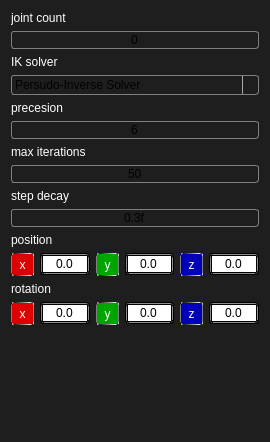
<?xml version="1.0" encoding="UTF-8"?>
<ui version="4.0">
 <class>KinematicComponentUI</class>
 <widget class="QWidget" name="KinematicComponentUI">
  <property name="geometry">
   <rect>
    <x>0</x>
    <y>0</y>
    <width>270</width>
    <height>442</height>
   </rect>
  </property>
  <property name="windowTitle">
   <string>Form</string>
  </property>
  <property name="styleSheet">
   <string notr="true">background-color: rgb(30, 30, 30);
color: rgb(0, 0, 0);
font: 9pt &quot;Microsoft YaHei UI&quot;;</string>
  </property>
  <layout class="QFormLayout" name="formLayout">
   <property name="fieldGrowthPolicy">
    <enum>QFormLayout::AllNonFixedFieldsGrow</enum>
   </property>
   <property name="rowWrapPolicy">
    <enum>QFormLayout::WrapAllRows</enum>
   </property>
   <item row="0" column="0">
    <widget class="QLabel" name="joint_count_tag">
     <property name="sizePolicy">
      <sizepolicy hsizetype="Expanding" vsizetype="Preferred">
       <horstretch>0</horstretch>
       <verstretch>0</verstretch>
      </sizepolicy>
     </property>
     <property name="styleSheet">
      <string notr="true">color: rgb(255, 255, 255);</string>
     </property>
     <property name="text">
      <string>joint count</string>
     </property>
     <property name="alignment">
      <set>Qt::AlignLeading|Qt::AlignLeft|Qt::AlignVCenter</set>
     </property>
    </widget>
   </item>
   <item row="2" column="0">
    <widget class="QLabel" name="solver_tag">
     <property name="sizePolicy">
      <sizepolicy hsizetype="Expanding" vsizetype="Preferred">
       <horstretch>0</horstretch>
       <verstretch>0</verstretch>
      </sizepolicy>
     </property>
     <property name="styleSheet">
      <string notr="true">color: rgb(255, 255, 255);</string>
     </property>
     <property name="text">
      <string>IK solver</string>
     </property>
    </widget>
   </item>
   <item row="4" column="0">
    <widget class="QLabel" name="precision_tag">
     <property name="styleSheet">
      <string notr="true">color: rgb(255, 255, 255);</string>
     </property>
     <property name="text">
      <string>precesion</string>
     </property>
    </widget>
   </item>
   <item row="6" column="0">
    <widget class="QLabel" name="max_iterations_tag">
     <property name="styleSheet">
      <string notr="true">color: rgb(255, 255, 255);</string>
     </property>
     <property name="text">
      <string>max iterations</string>
     </property>
    </widget>
   </item>
   <item row="8" column="0">
    <widget class="QLabel" name="decay_tag">
     <property name="styleSheet">
      <string notr="true">color: rgb(255, 255, 255);</string>
     </property>
     <property name="text">
      <string>step decay</string>
     </property>
    </widget>
   </item>
   <item row="10" column="0">
    <widget class="QLabel" name="position_tag">
     <property name="sizePolicy">
      <sizepolicy hsizetype="Expanding" vsizetype="Preferred">
       <horstretch>0</horstretch>
       <verstretch>0</verstretch>
      </sizepolicy>
     </property>
     <property name="styleSheet">
      <string notr="true">color: rgb(255, 255, 255);</string>
     </property>
     <property name="text">
      <string>position</string>
     </property>
    </widget>
   </item>
   <item row="12" column="0">
    <widget class="QLabel" name="rotation_tag">
     <property name="sizePolicy">
      <sizepolicy hsizetype="Expanding" vsizetype="Preferred">
       <horstretch>0</horstretch>
       <verstretch>0</verstretch>
      </sizepolicy>
     </property>
     <property name="styleSheet">
      <string notr="true">color: rgb(255, 255, 255);</string>
     </property>
     <property name="text">
      <string>rotation</string>
     </property>
    </widget>
   </item>
   <item row="9" column="0" colspan="2">
    <widget class="QLineEdit" name="decay_val">
     <property name="styleSheet">
      <string notr="true">QLineEdit{
	font:  9pt &quot;Cascadia Code&quot;;
	 background: qlineargradient(x1: 0, y1: 0, x2: 0, y2: 1,
                                 stop: 0 #E1E1E1, stop: 0.4 #DDDDDD,
                                 stop: 0.5 #D8D8D8, stop: 1.0 #D3D3D3);
	 border: 1px solid gray;
     border-radius: 3px;
}</string>
     </property>
     <property name="text">
      <string>0.3f</string>
     </property>
     <property name="echoMode">
      <enum>QLineEdit::Normal</enum>
     </property>
     <property name="alignment">
      <set>Qt::AlignCenter</set>
     </property>
     <property name="readOnly">
      <bool>false</bool>
     </property>
    </widget>
   </item>
   <item row="7" column="0" colspan="2">
    <widget class="QLineEdit" name="max_iterations_val">
     <property name="styleSheet">
      <string notr="true">QLineEdit{
	font:  9pt &quot;Cascadia Code&quot;;
	 background: qlineargradient(x1: 0, y1: 0, x2: 0, y2: 1,
                                 stop: 0 #E1E1E1, stop: 0.4 #DDDDDD,
                                 stop: 0.5 #D8D8D8, stop: 1.0 #D3D3D3);
	 border: 1px solid gray;
     border-radius: 3px;
}</string>
     </property>
     <property name="text">
      <string>50</string>
     </property>
     <property name="echoMode">
      <enum>QLineEdit::Normal</enum>
     </property>
     <property name="alignment">
      <set>Qt::AlignCenter</set>
     </property>
     <property name="readOnly">
      <bool>false</bool>
     </property>
    </widget>
   </item>
   <item row="5" column="0" colspan="2">
    <widget class="QLineEdit" name="precesion_val">
     <property name="styleSheet">
      <string notr="true">QLineEdit{
	font:  9pt &quot;Cascadia Code&quot;;
	 background: qlineargradient(x1: 0, y1: 0, x2: 0, y2: 1,
                                 stop: 0 #E1E1E1, stop: 0.4 #DDDDDD,
                                 stop: 0.5 #D8D8D8, stop: 1.0 #D3D3D3);
	 border: 1px solid gray;
     border-radius: 3px;
}</string>
     </property>
     <property name="text">
      <string>6</string>
     </property>
     <property name="echoMode">
      <enum>QLineEdit::Normal</enum>
     </property>
     <property name="alignment">
      <set>Qt::AlignCenter</set>
     </property>
     <property name="readOnly">
      <bool>false</bool>
     </property>
    </widget>
   </item>
   <item row="1" column="0" colspan="2">
    <widget class="QLineEdit" name="joint_count_val">
     <property name="styleSheet">
      <string notr="true">QLineEdit{
	font:  9pt &quot;Cascadia Code&quot;;
	 background: qlineargradient(x1: 0, y1: 0, x2: 0, y2: 1,
                                 stop: 0 #E1E1E1, stop: 0.4 #DDDDDD,
                                 stop: 0.5 #D8D8D8, stop: 1.0 #D3D3D3);
	 border: 1px solid gray;
     border-radius: 3px;
}</string>
     </property>
     <property name="text">
      <string>0</string>
     </property>
     <property name="echoMode">
      <enum>QLineEdit::Normal</enum>
     </property>
     <property name="alignment">
      <set>Qt::AlignCenter</set>
     </property>
     <property name="readOnly">
      <bool>true</bool>
     </property>
    </widget>
   </item>
   <item row="3" column="0" colspan="2">
    <widget class="QComboBox" name="solver_combo_box">
     <property name="styleSheet">
      <string notr="true">
QComboBox {
    border: 1px solid gray;
    border-radius: 3px;
    padding: 1px 18px 1px 3px;
    min-width: 6em;
}

QComboBox:editable {
    background: white;
}

QComboBox:!editable, QComboBox::drop-down:editable {
     
	 
     background: qlineargradient(x1: 0, y1: 0, x2: 0, y2: 1,
                                 stop: 0 #E1E1E1, stop: 0.4 #DDDDDD,
                                 stop: 0.5 #D8D8D8, stop: 1.0 #D3D3D3);
}

/* QComboBox gets the &quot;on&quot; state when the popup is open */
QComboBox:!editable:on, QComboBox::drop-down:editable:on {
    background: qlineargradient(x1: 0, y1: 0, x2: 0, y2: 1,
                                stop: 0 #D3D3D3, stop: 0.4 #D8D8D8,
                                stop: 0.5 #DDDDDD, stop: 1.0 #E1E1E1);
}

QComboBox:on { /* shift the text when the popup opens */
    padding-top: 3px;
    padding-left: 4px;
}

QComboBox::drop-down {
    subcontrol-origin: padding;
    subcontrol-position: top right;
    width: 15px;

    border-left-width: 1px;
    border-left-color: darkgray;
    border-left-style: solid; /* just a single line */
    border-top-right-radius: 3px; /* same radius as the QComboBox */
    border-bottom-right-radius: 3px;
}

QComboBox::down-arrow {
   image:url(:/16x16/downarrow16x16.png)
}

QComboBox::down-arrow:on { /* shift the arrow when popup is open */
    top: 1px;
    left: 1px;
}

QComboBox QAbstractItemView {
	
	 background: qlineargradient(x1: 0, y1: 0, x2: 0, y2: 1,
                                 stop: 0 #E1E1E1, stop: 0.4 #DDDDDD,
                                 stop: 0.5 #D8D8D8, stop: 1.0 #D3D3D3);
    border: 2px solid darkgray;
    selection-background-color: lightgray;
}</string>
     </property>
     <item>
      <property name="text">
       <string>Persudo-Inverse Solver</string>
      </property>
     </item>
     <item>
      <property name="text">
       <string>Weighted Persudo-Inverse Solver</string>
      </property>
     </item>
     <item>
      <property name="text">
       <string>Damped Least Squared</string>
      </property>
     </item>
     <item>
      <property name="text">
       <string>Selevtively Damped Least Squared</string>
      </property>
     </item>
     <item>
      <property name="text">
       <string>Jacobi Transpose Solver</string>
      </property>
     </item>
     <item>
      <property name="text">
       <string>CCD</string>
      </property>
     </item>
     <item>
      <property name="text">
       <string>FABRIK</string>
      </property>
     </item>
    </widget>
   </item>
   <item row="11" column="0" colspan="2">
    <layout class="QHBoxLayout" name="pos_layout">
     <item>
      <widget class="QLabel" name="pos_x_tag">
       <property name="sizePolicy">
        <sizepolicy hsizetype="Fixed" vsizetype="Fixed">
         <horstretch>0</horstretch>
         <verstretch>0</verstretch>
        </sizepolicy>
       </property>
       <property name="minimumSize">
        <size>
         <width>23</width>
         <height>23</height>
        </size>
       </property>
       <property name="styleSheet">
        <string notr="true">QLabel{
	color:white;
	background-color: rgb(220, 0, 0);
	border:1px solid;
	border-radius: 2px;
	border-color: qlineargradient(spread:pad, x1:0, y1:0, x2:1, y2:0, stop:0 rgba(0, 0, 0, 255), stop:1 rgba(255, 255, 255, 255));
	padding: -3 -2px;
}
</string>
       </property>
       <property name="text">
        <string>x</string>
       </property>
       <property name="alignment">
        <set>Qt::AlignCenter</set>
       </property>
      </widget>
     </item>
     <item>
      <widget class="QLineEdit" name="pos_x_val">
       <property name="styleSheet">
        <string notr="true">QLineEdit{
	font:  9pt &quot;Cascadia Code&quot;;
	background-color: rgb(255, 255, 255);
	border: 3px double rgb(0, 0, 0);
	border-radius: 3px;
}</string>
       </property>
       <property name="text">
        <string>0.0</string>
       </property>
       <property name="alignment">
        <set>Qt::AlignCenter</set>
       </property>
      </widget>
     </item>
     <item>
      <widget class="QLabel" name="pos_y_tag">
       <property name="sizePolicy">
        <sizepolicy hsizetype="Fixed" vsizetype="Fixed">
         <horstretch>0</horstretch>
         <verstretch>0</verstretch>
        </sizepolicy>
       </property>
       <property name="minimumSize">
        <size>
         <width>23</width>
         <height>23</height>
        </size>
       </property>
       <property name="styleSheet">
        <string notr="true">QLabel{
	color:white;
	background-color: rgb(0, 165, 0);
	border:1px solid;
	border-radius: 2px;
	border-color: qlineargradient(spread:pad, x1:0, y1:0, x2:1, y2:0, stop:0 rgba(0, 0, 0, 255), stop:1 rgba(255, 255, 255, 255));
	padding: -3 -2px;
}
</string>
       </property>
       <property name="text">
        <string>y</string>
       </property>
       <property name="alignment">
        <set>Qt::AlignCenter</set>
       </property>
      </widget>
     </item>
     <item>
      <widget class="QLineEdit" name="pos_y_val">
       <property name="styleSheet">
        <string notr="true">QLineEdit{
	font:  9pt &quot;Cascadia Code&quot;;
	background-color: rgb(255, 255, 255);
	border: 3px double rgb(0, 0, 0);
	border-radius: 3px;
}</string>
       </property>
       <property name="text">
        <string>0.0</string>
       </property>
       <property name="alignment">
        <set>Qt::AlignCenter</set>
       </property>
      </widget>
     </item>
     <item>
      <widget class="QLabel" name="pos_z_tag">
       <property name="sizePolicy">
        <sizepolicy hsizetype="Fixed" vsizetype="Fixed">
         <horstretch>0</horstretch>
         <verstretch>0</verstretch>
        </sizepolicy>
       </property>
       <property name="minimumSize">
        <size>
         <width>23</width>
         <height>23</height>
        </size>
       </property>
       <property name="styleSheet">
        <string notr="true">QLabel{
	color:white;
	background-color: rgb(0, 0, 185);
	border:1px solid;
	border-radius: 2px;
	border-color: qlineargradient(spread:pad, x1:0, y1:0, x2:1, y2:0, stop:0 rgba(0, 0, 0, 255), stop:1 rgba(255, 255, 255, 255));
	padding: -3 -2px;
}
</string>
       </property>
       <property name="text">
        <string>z</string>
       </property>
       <property name="alignment">
        <set>Qt::AlignCenter</set>
       </property>
      </widget>
     </item>
     <item>
      <widget class="QLineEdit" name="pos_z_val">
       <property name="styleSheet">
        <string notr="true">QLineEdit{
	font:  9pt &quot;Cascadia Code&quot;;
	background-color: rgb(255, 255, 255);
	border: 3px double rgb(0, 0, 0);
	border-radius: 3px;
}</string>
       </property>
       <property name="text">
        <string>0.0</string>
       </property>
       <property name="alignment">
        <set>Qt::AlignCenter</set>
       </property>
      </widget>
     </item>
    </layout>
   </item>
   <item row="13" column="0" colspan="2">
    <layout class="QHBoxLayout" name="rot_layout">
     <item>
      <widget class="QLabel" name="rot_x_tag">
       <property name="sizePolicy">
        <sizepolicy hsizetype="Fixed" vsizetype="Fixed">
         <horstretch>0</horstretch>
         <verstretch>0</verstretch>
        </sizepolicy>
       </property>
       <property name="minimumSize">
        <size>
         <width>23</width>
         <height>23</height>
        </size>
       </property>
       <property name="styleSheet">
        <string notr="true">QLabel{
	color:white;
	background-color: rgb(220, 0, 0);
	border:1px solid;
	border-radius: 2px;
	border-color: qlineargradient(spread:pad, x1:0, y1:0, x2:1, y2:0, stop:0 rgba(0, 0, 0, 255), stop:1 rgba(255, 255, 255, 255));
	padding: -3 -2px;
}
</string>
       </property>
       <property name="text">
        <string>x</string>
       </property>
       <property name="alignment">
        <set>Qt::AlignCenter</set>
       </property>
      </widget>
     </item>
     <item>
      <widget class="QLineEdit" name="rot_x_val">
       <property name="styleSheet">
        <string notr="true">QLineEdit{
	font:  9pt &quot;Cascadia Code&quot;;
	background-color: rgb(255, 255, 255);
	border: 3px double rgb(0, 0, 0);
	border-radius: 3px;
}</string>
       </property>
       <property name="text">
        <string>0.0</string>
       </property>
       <property name="alignment">
        <set>Qt::AlignCenter</set>
       </property>
      </widget>
     </item>
     <item>
      <widget class="QLabel" name="rot_y_tag">
       <property name="sizePolicy">
        <sizepolicy hsizetype="Fixed" vsizetype="Fixed">
         <horstretch>0</horstretch>
         <verstretch>0</verstretch>
        </sizepolicy>
       </property>
       <property name="minimumSize">
        <size>
         <width>23</width>
         <height>23</height>
        </size>
       </property>
       <property name="styleSheet">
        <string notr="true">QLabel{
	color:white;
	background-color: rgb(0, 165, 0);
	border:1px solid;
	border-radius: 2px;
	border-color: qlineargradient(spread:pad, x1:0, y1:0, x2:1, y2:0, stop:0 rgba(0, 0, 0, 255), stop:1 rgba(255, 255, 255, 255));
	padding: -3 -2px;
}
</string>
       </property>
       <property name="text">
        <string>y</string>
       </property>
       <property name="alignment">
        <set>Qt::AlignCenter</set>
       </property>
      </widget>
     </item>
     <item>
      <widget class="QLineEdit" name="rot_y_val">
       <property name="styleSheet">
        <string notr="true">QLineEdit{
	font:  9pt &quot;Cascadia Code&quot;;
	background-color: rgb(255, 255, 255);
	border: 3px double rgb(0, 0, 0);
	border-radius: 3px;
}</string>
       </property>
       <property name="text">
        <string>0.0</string>
       </property>
       <property name="alignment">
        <set>Qt::AlignCenter</set>
       </property>
      </widget>
     </item>
     <item>
      <widget class="QLabel" name="rot_z_tag">
       <property name="sizePolicy">
        <sizepolicy hsizetype="Fixed" vsizetype="Fixed">
         <horstretch>0</horstretch>
         <verstretch>0</verstretch>
        </sizepolicy>
       </property>
       <property name="minimumSize">
        <size>
         <width>23</width>
         <height>23</height>
        </size>
       </property>
       <property name="styleSheet">
        <string notr="true">QLabel{
	color:white;
	background-color: rgb(0, 0, 185);
	border:1px solid;
	border-radius: 2px;
	border-color: qlineargradient(spread:pad, x1:0, y1:0, x2:1, y2:0, stop:0 rgba(0, 0, 0, 255), stop:1 rgba(255, 255, 255, 255));
	padding: -3 -2px;
}
</string>
       </property>
       <property name="text">
        <string>z</string>
       </property>
       <property name="alignment">
        <set>Qt::AlignCenter</set>
       </property>
      </widget>
     </item>
     <item>
      <widget class="QLineEdit" name="rot_z_val">
       <property name="styleSheet">
        <string notr="true">QLineEdit{
	font:  9pt &quot;Cascadia Code&quot;;
	background-color: rgb(255, 255, 255);
	border: 3px double rgb(0, 0, 0);
	border-radius: 3px;
}</string>
       </property>
       <property name="text">
        <string>0.0</string>
       </property>
       <property name="alignment">
        <set>Qt::AlignCenter</set>
       </property>
      </widget>
     </item>
    </layout>
   </item>
   <item row="14" column="0" colspan="2">
    <spacer name="verticalSpacer">
     <property name="orientation">
      <enum>Qt::Vertical</enum>
     </property>
     <property name="sizeHint" stdset="0">
      <size>
       <width>20</width>
       <height>40</height>
      </size>
     </property>
    </spacer>
   </item>
  </layout>
 </widget>
 <resources/>
 <connections/>
</ui>
